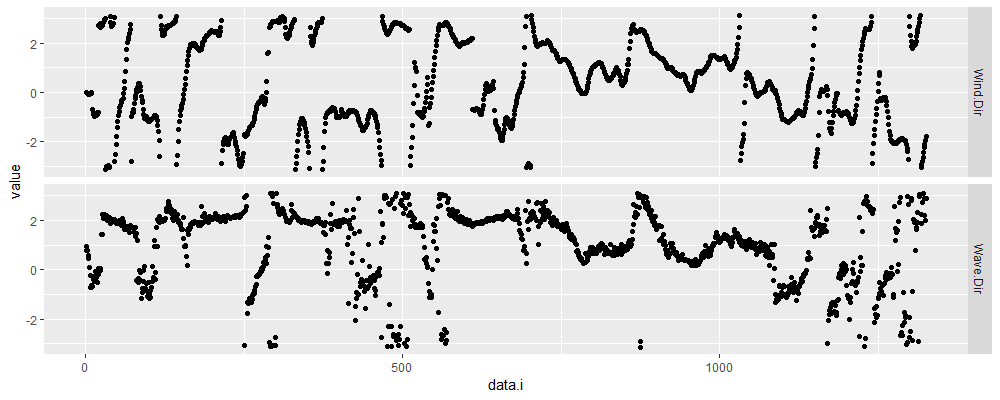

Here is the R script that generated this plot:

library(data.table)
library(ggplot2)
(objs=load("dat.RData"))
str(dat)
dir.long <- melt(data.table(dat)[, data.i := .I], id.vars="data.i", measure.vars=c("Wind.Dir", "Wave.Dir"))
gg <- ggplot()+
  geom_point(aes(
    data.i, value),
    data=dir.long)+
  facet_grid(variable ~ .)
png("plot_realdata.png", width=10, height=4, units="in", res=100)
print(gg)
dev.off()
